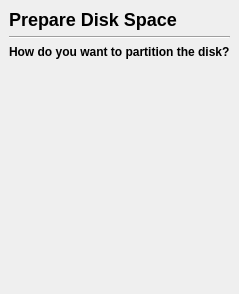
     <widget class="QWidget" name="stepPartAuto" >
      <layout class="QGridLayout" >
       <property name="leftMargin" >
        <number>9</number>
       </property>
       <property name="topMargin" >
        <number>9</number>
       </property>
       <property name="rightMargin" >
        <number>9</number>
       </property>
       <property name="bottomMargin" >
        <number>9</number>
       </property>
       <property name="horizontalSpacing" >
        <number>6</number>
       </property>
       <property name="verticalSpacing" >
        <number>6</number>
       </property>
       <item row="2" column="0" >
        <widget class="QLabel" name="part_auto_comment_label" >
         <property name="text" >
          <string>&lt;b>How do you want to partition the disk?&lt;/b></string>
         </property>
         <property name="wordWrap" >
          <bool>false</bool>
         </property>
        </widget>
       </item>
       <item row="0" column="0" >
        <widget class="QLabel" name="part_auto_heading_label" >
         <property name="sizePolicy" >
          <sizepolicy vsizetype="Preferred" hsizetype="Preferred" >
           <horstretch>1</horstretch>
           <verstretch>0</verstretch>
          </sizepolicy>
         </property>
         <property name="text" >
          <string>&lt;h2>Prepare Disk Space&lt;/h2></string>
         </property>
         <property name="wordWrap" >
          <bool>false</bool>
         </property>
        </widget>
       </item>
       <item row="1" column="0" >
        <widget class="Line" name="line6" >
         <property name="frameShape" >
          <enum>QFrame::HLine</enum>
         </property>
         <property name="frameShadow" >
          <enum>QFrame::Sunken</enum>
         </property>
         <property name="orientation" >
          <enum>Qt::Horizontal</enum>
         </property>
        </widget>
       </item>
       <item row="5" column="0" >
        <spacer>
         <property name="orientation" >
          <enum>Qt::Vertical</enum>
         </property>
         <property name="sizeType" >
          <enum>QSizePolicy::Expanding</enum>
         </property>
         <property name="sizeHint" >
          <size>
           <width>31</width>
           <height>220</height>
          </size>
         </property>
        </spacer>
       </item>
       <item row="4" column="0" >
        <widget class="QFrame" name="autopartition_frame" >
         <property name="frameShape" >
          <enum>QFrame::NoFrame</enum>
         </property>
         <property name="frameShadow" >
          <enum>QFrame::Raised</enum>
         </property>
        </widget>
       </item>
      </layout>
     </widget>
